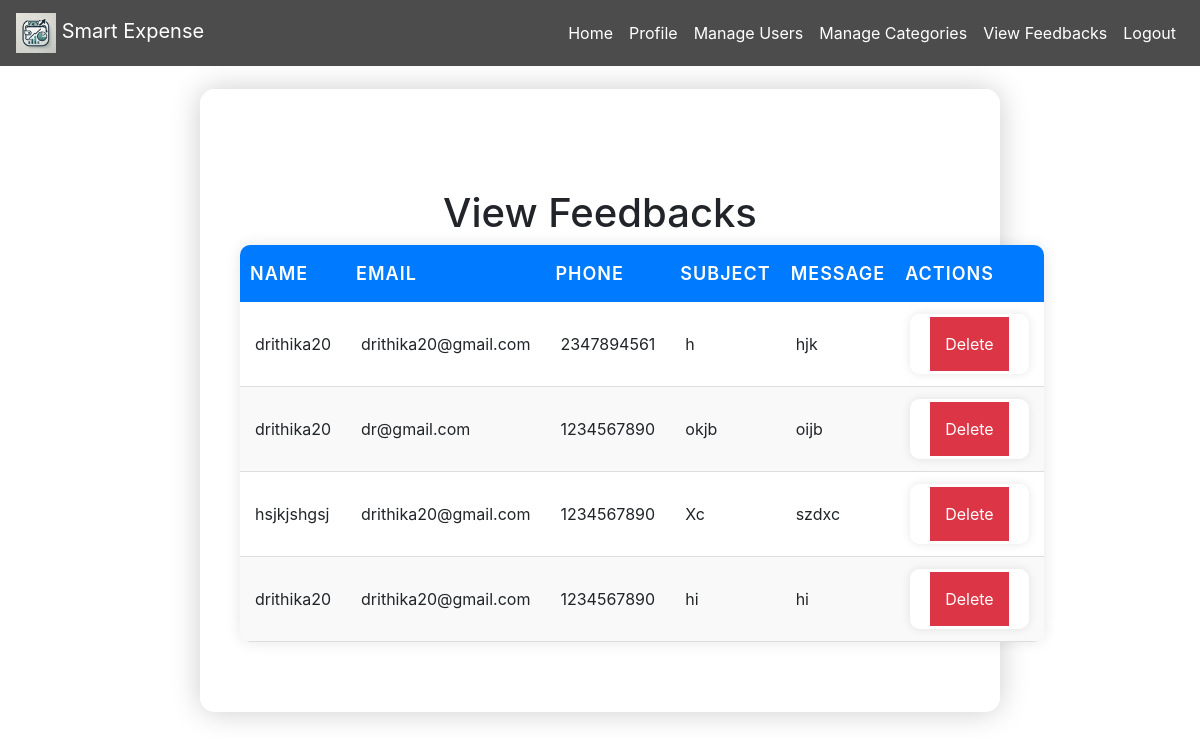
The app's page /view_feedbacks (signed in) with its own data.
### tables this page shows
CREATE TABLE feedback (id INTEGER PRIMARY KEY AUTOINCREMENT, name TEXT NOT NULL, email TEXT NOT NULL, phone TEXT NOT NULL, subject TEXT NOT NULL, message TEXT NOT NULL, created_at TIMESTAMP DEFAULT CURRENT_TIMESTAMP, userid INTEGER REFERENCES users (uId) ON DELETE CASCADE ON UPDATE CASCADE MATCH SIMPLE);

### app.py (the view)
@app.route("/view_feedbacks")
@login_required
def view_feedbacks():
    db = get_db()
    feedbacks = db.execute("SELECT * FROM feedback").fetchall()
    return render_template("view_feedbacks.html", feedbacks=feedbacks)

### app.py (called while the page is built)
def get_db():
    conn = sqlite3.connect(DATABASE, timeout=10)
    conn.row_factory = sqlite3.Row
    return conn

@login_manager.user_loader
def load_user(user_id):
    db = get_db()
    user = db.execute("SELECT * FROM users WHERE uId = ?", (user_id,)).fetchone()
    if user:
        return User(user["uId"], user["emailId"], user["is_admin"])
    return None

@app.context_processor
def inject_notifications_and_reminders():
    return dict(
        unread_notifications=g.unread_notifications,
        unread_reminders=g.unread_reminders,
        notifications=g.notifications,
        reminders=g.reminders,
        all_alerts=g.all_alerts,
    )

@app.after_request
def add_header(response):
    response.headers["Cache-Control"] = (
        "no-store, no-cache, must-revalidate, post-check=0, pre-check=0, max-age=0"
    )
    response.headers["Pragma"] = "no-cache"
    response.headers["Expires"] = "0"
    return response

### templates/view_feedbacks.html (shortened to what this page needs)
<!DOCTYPE html>
<html lang="en">
<head>
    <link rel="stylesheet" href="{{ url_for('static', filename='style.css') }}">
    <link rel="stylesheet" href="https://stackpath.bootstrapcdn.com/bootstrap/4.5.2/css/bootstrap.min.css">
</head>
<body>
    <nav class="navbar navbar-expand-lg navbar-dark fixed-top">
        <a class="navbar-brand" href="#">
            <img src="/static/logo.png" alt="Logo"> Smart Expense
        </a>
        <div class="collapse navbar-collapse" id="navbarNav">
            <ul class="navbar-nav ml-auto">
                <li class="nav-item"><a class="nav-link" href="/admin_dashboard">Home</a></li>
                <li class="nav-item"><a class="nav-link" href="/admin_profile">Profile</a></li>
                <li class="nav-item"><a class="nav-link" href="/manage_users">Manage Users</a></li>
                <li class="nav-item"><a class="nav-link" href="/manage_categories">Manage Categories</a></li>
                <li class="nav-item"><a class="nav-link" href="/view_feedbacks">View Feedbacks</a></li>
                <li class="nav-item"><a class="nav-link" href="/logout">Logout</a></li>
            </ul>
        </div>
    </nav>
    <div class="user-container" style="padding-top: 100px;">
        <h1>View Feedbacks</h1>
        <div class="user-list">
            <table class="styled-table">
                <thead>
                    <tr>
                        <th>Name</th>
                        <th>Email</th>
                        <th>Phone</th>
                        <th>Subject</th>
                        <th>Message</th>
                        <th>Actions</th>
                    </tr>
                </thead>
                <tbody>
                    {% for feedback in feedbacks %}
                    <tr>
                        <td>{{ feedback.name }}</td>
                        <td>{{ feedback.email}}</td>
                        <td>{{ feedback.phone }}</td>
                        <td>{{feedback.subject}}</td>
                        <td>{{feedback.message}}</td>
                        <td >
                            <form action="{{ url_for('delete_feedback', id=feedback.id) }}" method="POST" style="display: inline;">
                                <button type="submit" class="dlt-btn">Delete</button>
                            </form>
                        </td>
                    </tr>
                    {% endfor %}
                </tbody>
            </table>
        </div>
    </div>
</body>
</html>

### static/style.css (style rules this page uses)
.user-container { background: rgba(255, 255, 255, 0.9); padding: 40px; border-radius: 15px; box-shadow: 0 0 30px rgba(0, 0, 0, 0.2); width: 80%; max-width: 800px; margin: auto; text-align: center; }
.styled-table { width: 100%; border-collapse: collapse; margin-bottom: 30px; font-size: 16px; background-color: white; border-radius: 10px; box-shadow: 0 0 15px rgba(0, 0, 0, 0.1); overflow: hidden; }
.styled-table thead { background-color: #007bff; color: white; }
.styled-table thead th { padding: 15px 10px; text-align: left; font-size: 18px; font-weight: 600; text-transform: uppercase; letter-spacing: 1px; }
.styled-table tbody td { padding: 15px; text-align: left; border-bottom: 1px solid #ddd; }
.styled-table tbody tr:nth-of-type(even) { background-color: #f9f9f9; }
form { width: 45%; padding: 20px; background-color: white; border-radius: 10px; box-shadow: 0 0 10px rgba(0, 0, 0, 0.1); display: flex; flex-direction: column; }
button { padding: 15px; background-color: #4caf50; color: white; border: none; border-radius: 5px; cursor: pointer; margin-top: 10px; }

### templates/view_feedbacks.html (style rules this page uses)
.navbar { background-color: rgba(0, 0, 0, 0.7); }
.navbar-brand img { height: 40px; }
.navbar-nav .nav-link { color: white !important; }
.dlt-btn { background-color: #dc3545; color: white; }

### records on screen
feedback: name "drithika20", email "drithika20@gmail.com", phone "2347894561", subject "h", message "hjk"
feedback: name "drithika20", email "dr@gmail.com", phone "1234567890", subject "okjb", message "oijb"
feedback: name "hsjkjshgsj", email "drithika20@gmail.com", phone "1234567890", subject "Xc", message "szdxc"
feedback: name "drithika20", email "drithika20@gmail.com", phone "1234567890", subject "hi", message "hi"
